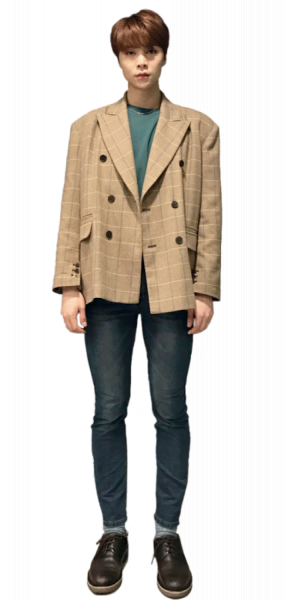
#> input picture person.png, 285 x 600 px
$ jupyter execute transparent_background.ipynb
#> lines starting #> are read from the running program, lines starting #| are printed output that depends on the picture; after the words box and inside, x2 and y2 are one past the last pixel; in counts of white or black regions, pixels touching at a corner belong together
[cell 1]
import cv2
import numpy as np

# load image
img = cv2.imread('person.png')
#> img is the input picture: shape (600, 285, 3); mean B, G, R 199.5, 205.8, 211

# convert to graky
gray = cv2.cvtColor(img, cv2.COLOR_BGR2GRAY)
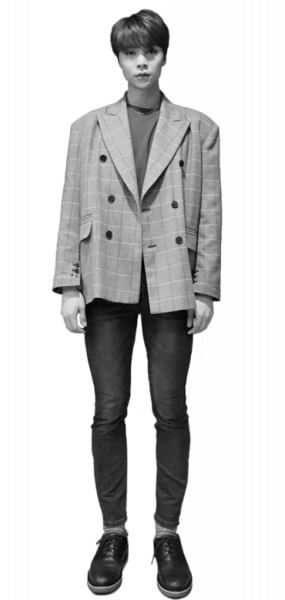
#> gray: shape (600, 285); min 2, max 255, mean 206.6

# threshold input image as mask
mask = cv2.threshold(gray, 250, 255, cv2.THRESH_BINARY)[1]
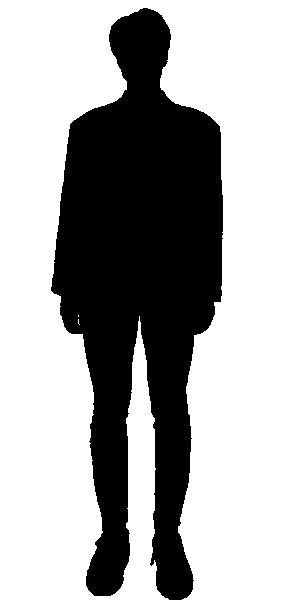
#> mask: shape (600, 285); 65.4% white; 1 black region, box (x1, y1, x2, y2) and area: (51, 8, 223, 600) 59246

# negate mask
mask = 255 - mask

# apply morphology to remove isolated extraneous noise
# use borderconstant of black since foreground touches the edges
kernel = np.ones((3,3), np.uint8)
mask = cv2.morphologyEx(mask, cv2.MORPH_OPEN, kernel)
#> mask: shape (600, 285); 34.6% white; 1 white region, box (x1, y1, x2, y2) and area: (51, 8, 223, 600) 59221
mask = cv2.morphologyEx(mask, cv2.MORPH_CLOSE, kernel)
#> mask: shape (600, 285); 34.7% white; 1 white region, box (x1, y1, x2, y2) and area: (51, 8, 223, 600) 59258

# anti-alias the mask -- blur then stretch
# blur alpha channel
mask = cv2.GaussianBlur(mask, (0,0), sigmaX=2, sigmaY=2, borderType = cv2.BORDER_DEFAULT)
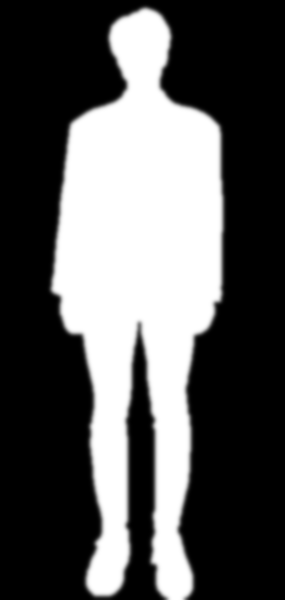
#> mask: shape (600, 285); min 0, max 255, mean 88.4

# linear stretch so that 127.5 goes to 0, but 255 stays 255
mask = (2*(mask.astype(np.float32))-255.0).clip(0,255).astype(np.uint8)
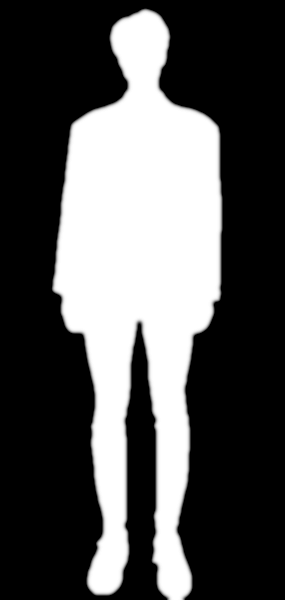
#> mask: shape (600, 285); min 0, max 255, mean 83.8

# put mask into alpha channel
result = img.copy()
result = cv2.cvtColor(result, cv2.COLOR_BGR2BGRA)
result[:, :, 3] = mask

# save resulting masked image
cv2.imwrite('person_transp_bckgrnd.png', result)

# display result, though it won't show transparency
cv2.imshow("INPUT", img)
cv2.imshow("GRAY", gray)
cv2.imshow("MASK", mask)
cv2.imshow("RESULT", result)
cv2.waitKey(0)
cv2.destroyAllWindows()
